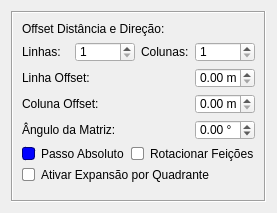
        <widget class="QWidget" name="tab_retangular">
         <attribute name="title">
          <string>Retangular</string>
         </attribute>
         <layout class="QGridLayout" name="gridLayout_5">
          <item row="0" column="0">
           <widget class="QFrame" name="frame_3">
            <property name="frameShape">
             <enum>QFrame::Shape::Box</enum>
            </property>
            <property name="frameShadow">
             <enum>QFrame::Shadow::Sunken</enum>
            </property>
            <layout class="QGridLayout" name="gridLayout_3">
             <item row="0" column="0" colspan="2">
              <widget class="QLabel" name="label">
               <property name="text">
                <string>Offset Distância e Direção:</string>
               </property>
              </widget>
             </item>
             <item row="1" column="0" colspan="3">
              <layout class="QGridLayout" name="gridLayout_4">
               <item row="0" column="0">
                <widget class="QLabel" name="label_3">
                 <property name="text">
                  <string>Linhas:</string>
                 </property>
                </widget>
               </item>
               <item row="0" column="1">
                <widget class="QSpinBox" name="spinBoxLinha">
                 <property name="minimumSize">
                  <size>
                   <width>60</width>
                   <height>20</height>
                  </size>
                 </property>
                 <property name="maximumSize">
                  <size>
                   <width>60</width>
                   <height>20</height>
                  </size>
                 </property>
                 <property name="minimum">
                  <number>1</number>
                 </property>
                 <property name="maximum">
                  <number>100</number>
                 </property>
                 <property name="value">
                  <number>1</number>
                 </property>
                </widget>
               </item>
               <item row="0" column="2">
                <widget class="QLabel" name="label_6">
                 <property name="text">
                  <string>Colunas:</string>
                 </property>
                </widget>
               </item>
               <item row="0" column="3">
                <widget class="QSpinBox" name="spinBoxColuna">
                 <property name="minimumSize">
                  <size>
                   <width>60</width>
                   <height>20</height>
                  </size>
                 </property>
                 <property name="maximumSize">
                  <size>
                   <width>60</width>
                   <height>20</height>
                  </size>
                 </property>
                 <property name="minimum">
                  <number>1</number>
                 </property>
                 <property name="maximum">
                  <number>100</number>
                 </property>
                 <property name="value">
                  <number>1</number>
                 </property>
                </widget>
               </item>
              </layout>
             </item>
             <item row="2" column="0">
              <widget class="QLabel" name="label_4">
               <property name="text">
                <string>Linha Offset:</string>
               </property>
              </widget>
             </item>
             <item row="2" column="2">
              <widget class="QDoubleSpinBox" name="doubleSpinBoxLinha">
               <property name="minimumSize">
                <size>
                 <width>60</width>
                 <height>20</height>
                </size>
               </property>
               <property name="maximumSize">
                <size>
                 <width>60</width>
                 <height>20</height>
                </size>
               </property>
               <property name="suffix">
                <string> m</string>
               </property>
               <property name="minimum">
                <double>0.000000000000000</double>
               </property>
               <property name="maximum">
                <double>500.000000000000000</double>
               </property>
               <property name="singleStep">
                <double>1.000000000000000</double>
               </property>
               <property name="value">
                <double>0.000000000000000</double>
               </property>
              </widget>
             </item>
             <item row="3" column="0">
              <widget class="QLabel" name="label_8">
               <property name="text">
                <string>Coluna Offset:</string>
               </property>
              </widget>
             </item>
             <item row="3" column="2">
              <widget class="QDoubleSpinBox" name="doubleSpinBoxColuna">
               <property name="minimumSize">
                <size>
                 <width>60</width>
                 <height>20</height>
                </size>
               </property>
               <property name="maximumSize">
                <size>
                 <width>60</width>
                 <height>20</height>
                </size>
               </property>
               <property name="suffix">
                <string> m</string>
               </property>
               <property name="minimum">
                <double>0.000000000000000</double>
               </property>
               <property name="maximum">
                <double>500.000000000000000</double>
               </property>
               <property name="singleStep">
                <double>1.000000000000000</double>
               </property>
               <property name="value">
                <double>0.000000000000000</double>
               </property>
              </widget>
             </item>
             <item row="4" column="0">
              <widget class="QLabel" name="label_9">
               <property name="text">
                <string>Ângulo da Matriz:</string>
               </property>
              </widget>
             </item>
             <item row="4" column="2">
              <widget class="QDoubleSpinBox" name="doubleSpinBoxAngulo">
               <property name="minimumSize">
                <size>
                 <width>60</width>
                 <height>20</height>
                </size>
               </property>
               <property name="maximumSize">
                <size>
                 <width>60</width>
                 <height>20</height>
                </size>
               </property>
               <property name="wrapping">
                <bool>true</bool>
               </property>
               <property name="buttonSymbols">
                <enum>QAbstractSpinBox::ButtonSymbols::UpDownArrows</enum>
               </property>
               <property name="suffix">
                <string> °</string>
               </property>
               <property name="maximum">
                <double>360.000000000000000</double>
               </property>
               <property name="singleStep">
                <double>5.000000000000000</double>
               </property>
              </widget>
             </item>
             <item row="5" column="0">
              <widget class="QCheckBox" name="checkBoxAbsoluto">
               <property name="styleSheet">
                <string notr="true">QCheckBox::indicator {
    width: 11px;  /* Aumentei um pouco o tamanho para melhor visualização */
    height: 11px;
    border-radius: 2px; /* Cantos ligeiramente arredondados */
    background-color: #ffffff; /* Cor de fundo padrão */
    border: 1px solid #8a8a8a; /* Borda padrão */
    transition: all 0.2s ease; /* Suaviza as transições */
}

QCheckBox::indicator:hover {
    background-color: #7eafff; /* Azul suave ao passar o mouse */
    border: 1px solid #8a8a8a; /* Borda padrão ao passar o mouse */
    border-radius: 2px; /* Mantém os cantos arredondados */
}

QCheckBox::indicator:checked {
    width: 11px;  /* Aumenta um pouco o tamanho para melhor visualização */
    height: 11px;
    background-color: #0000ff; /* Azul mais forte ao ser clicado */
    border: 1px solid #00007f; /* Borda Azul escura ao ser clicado */
    border-radius: 3px; /* Mantém os cantos arredondados */
    box-shadow: inset 0px 4px 8px rgba(255, 0, 0, 0.5); /* Sombra interna para efeito 3D */
}
</string>
               </property>
               <property name="text">
                <string>Passo Absoluto</string>
               </property>
               <property name="checked">
                <bool>true</bool>
               </property>
              </widget>
             </item>
             <item row="5" column="1" colspan="2">
              <widget class="QCheckBox" name="checkBoxRotacionarF">
               <property name="styleSheet">
                <string notr="true">QCheckBox::indicator {
    width: 11px;  /* Aumentei um pouco o tamanho para melhor visualização */
    height: 11px;
    border-radius: 2px; /* Cantos ligeiramente arredondados */
    background-color: #ffffff; /* Cor de fundo padrão */
    border: 1px solid #8a8a8a; /* Borda padrão */
    transition: all 0.2s ease; /* Suaviza as transições */
}

QCheckBox::indicator:hover {
    background-color: #aaff7f; /* Verde suave ao passar o mouse */
    border: 1px solid #8a8a8a; /* Borda padrão ao passar o mouse */
    border-radius: 2px; /* Mantém os cantos arredondados */
}

QCheckBox::indicator:checked {
    width: 11px;  /* Aumentei um pouco o tamanho para melhor visualização */
    height: 11px;
    background-color: #00ff00; /* Verde mais forte ao ser clicado */
    border: 1px solid #65964b; /* Borda verde escura ao ser clicado */
    border-radius: 3px; /* Mantém os cantos arredondados */
    box-shadow: inset 0px 4px 8px rgba(255, 0, 0, 0.5); /* Sombra interna para efeito 3D */
}</string>
               </property>
               <property name="text">
                <string>Rotacionar Feições</string>
               </property>
              </widget>
             </item>
             <item row="6" column="0" colspan="3">
              <widget class="QCheckBox" name="checkBoxQuadrante">
               <property name="styleSheet">
                <string notr="true">QCheckBox::indicator {
    width: 11px;             /* Tamanho do quadradinho */
    height: 11px;
    border-radius: 2px;      /* Cantos arredondados */
    background-color: #ffffff; /* Cor de fundo padrão */
    border: 1px solid #8a8a8a; /* Borda cinza padrão */
    transition: all 0.2s ease; /* Suaviza as transições */
}

QCheckBox::indicator:hover {
    background-color: #FFB3FF; /* Magenta suave ao passar o mouse */
    border: 1px solid #8a8a8a; 
    border-radius: 2px;
}

QCheckBox::indicator:checked {
    width: 11px;
    height: 11px;
    background-color: #FF00FF;   /* Magenta ao ser marcado */
    border: 1px solid #B300B3;   /* Borda magenta mais escura */
    border-radius: 3px;
    box-shadow: inset 0px 4px 8px rgba(255, 0, 255, 0.5); /* Sombra interna em magenta */
}
</string>
               </property>
               <property name="text">
                <string>Ativar Expansão por Quadrante </string>
               </property>
              </widget>
             </item>
             <item row="7" column="0" colspan="3">
              <spacer name="horizontalSpacer">
               <property name="orientation">
                <enum>Qt::Orientation::Horizontal</enum>
               </property>
               <property name="sizeHint" stdset="0">
                <size>
                 <width>226</width>
                 <height>9</height>
                </size>
               </property>
              </spacer>
             </item>
            </layout>
           </widget>
          </item>
         </layout>
        </widget>
